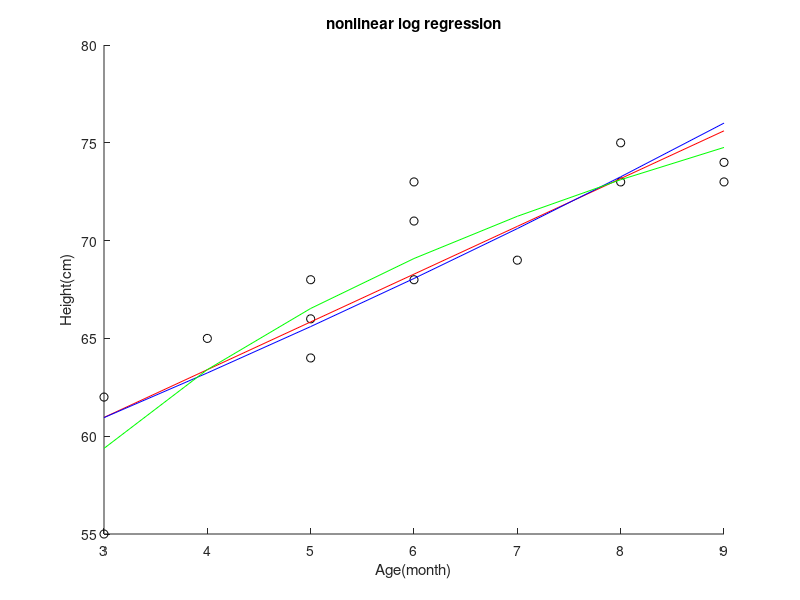

Reproduce this figure in MATLAB.
%Age(month)
x=[3 6 5 5 3 4 9 8 9 7 6 5 8 6];
%Height(cm)
y=[55 68 64 66 62 65 74 75 73 69 73 68 73 71];

%1. plot the discrete point
scatter(x,y,'k');
title('discrete point plot');  
xlabel('Age(month)');  
ylabel('Height(cm)');  
hold on

n=length(x);

%2. plot the result of applying linear regression with E2 and f(x)=ax+b
    %i. compute coefficients a and b
     a=(n*sum(x.*y)-sum(x)*sum(y))/(n*sum((x).^2)-(sum(x).^2))
     b=(sum(x)*sum(y.*x)-sum((x).^2)*sum(y))/((sum(x)).^2-n*(sum(x.^2)))
    %ii. compute E2
     E2=sqrt(sum((a*x+b-y).^2)/n)
    %iii. plot
    x_11=[3:1:9];
    plot(x_11,a*x_11+b,'r');
    title('linear regression');  
    xlabel('Age(month)');  
    ylabel('Height(cm)');
    
%3. plot the result of applying nonlinear regression with E2 and f(x)=be^(ax)
    %i. f(x) = b1*exp(a1*x) coefficients
    %change variables 
    %new data set
    x1=x;
    y1=log(y);
    
    a1=(n*sum(x1.*y1)-sum(x1)*sum(y1))/(n*sum((x1).^2)-(sum(x1).^2))
    b1=(sum(x1)*sum(y1.*x1)-sum((x1).^2)*sum(y1))/((sum(x1)).^2-n*(sum(x1.^2)));
    b1=exp(b1)
    
    y1=b1*exp(a1*x);

    %ii. E2
    E2=sqrt(sum((b1*exp(a1*x)-y).^2)/n)
    
    %iii. plot
    plot(x_11,b1*exp(a1*x_11),'b')
    title('nonlinear exponential regression');  
    xlabel('Age(month)');  
    ylabel('Height(cm)');

%4. plot the result of applying nonlinear regression with E2 and f(x)=alnx+b
    %i. f(x)= a2*log(x)+b2 
    x2=log(x);
    y2=y;
    
    a2=(n*sum(x2.*y2)-sum(x2)*sum(y2))/(n*sum((x2).^2)-(sum(x2).^2))
    b2=(sum(x2)*sum(y2.*x2)-sum((x2).^2)*sum(y2))/((sum(x2)).^2-n*(sum(x2.^2)))
    
    y2=a2*log(x)+b2;

    %ii. E2
    E2=sqrt(sum((a2*log(x)+b2-y).^2)/n)
    
    %iii. plot
    plot(x_11,a2*log(x_11)+b2,'g')
    title('nonlinear log regression');  
    xlabel('Age(month)');  
    ylabel('Height(cm)');
    
%5. Correlation coefficients
avg_y=sum(y)/n;

y_a=a*x+b;
CorrelationCoefficients1=sqrt((sum((y-avg_y).^2)-sum((y_a-y).^2))/sum((y-avg_y).^2))

y_a=b1*exp(a1*x);
CorrelationCoefficients2=sqrt((sum((y-avg_y).^2)-sum((y_a-y).^2))/sum((y-avg_y).^2))

y_a=a2*log(x)+b2;
CorrelationCoefficients3=sqrt((sum((y-avg_y).^2)-sum((y_a-y).^2))/sum((y-avg_y).^2))


